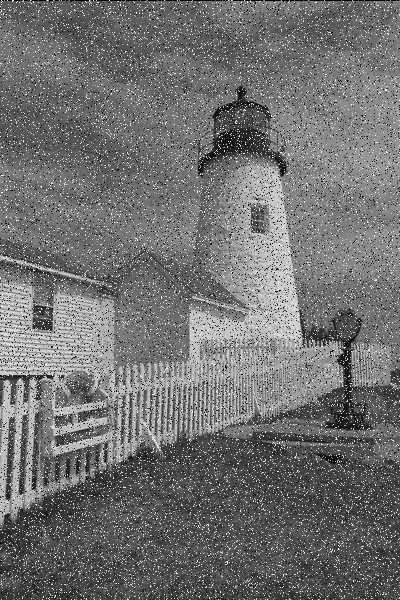
%> input picture phare_bruit_ps.png, 400 x 600 px
$ octave TP1_2.m   (GNU Octave 9; MATLAB toolbox functions it lacks are replaced by stand-ins)
%> lines starting %> are read from the running program, lines starting %| are printed output that depends on the picture
close all;
clear all;

Image=imread('phare_bruit_ps.png');
%> Image is the input picture: size 600x400 uint8; min 0, max 255, mean 112.7
figure(1);
imshow(Image);

figure(2);
B=ordfilt2(Image,13,ones(5:5));
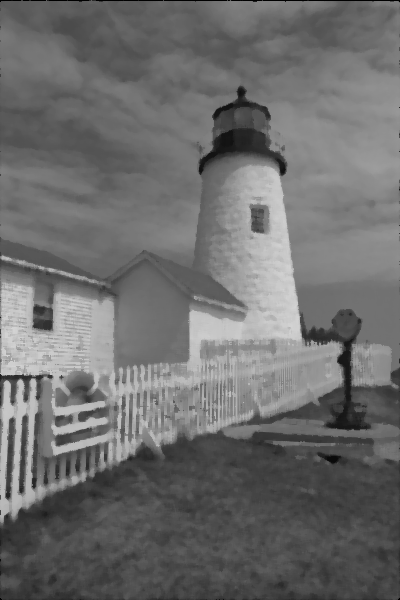
%> B: size 600x400 uint8; min 0, max 212, mean 109.4
imshow(B);

figure(3);
B=ordfilt2(Image,5,ones(3:3));
imshow(B);

figure(4);
B=ordfilt2(Image,8,ones(4:4));
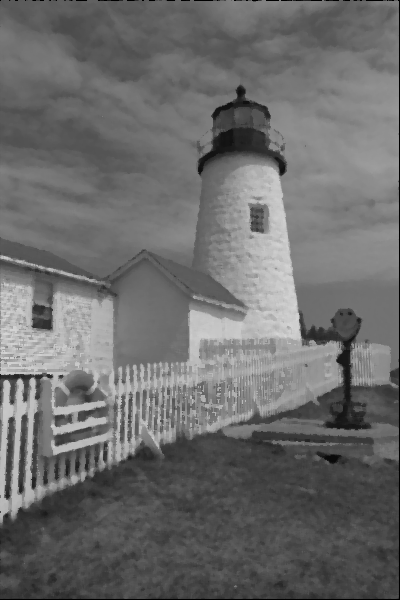
%> B: size 600x400 uint8; min 0, max 214, mean 107.9
imshow(B);
